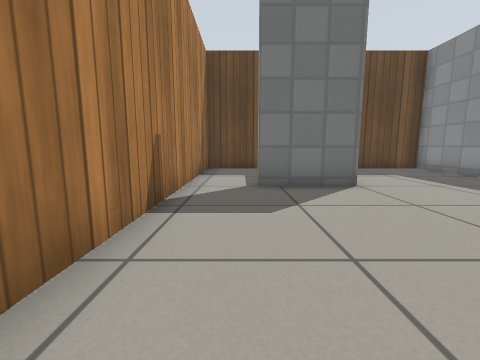
View 1 (above)

13 first-person views from a walk through a world built for the Gazebo simulator. The camera is 0.5 m above the floor, tilts 8° down and sees 90° across. The floor is counted in squares, 0.5 m on a side. Each view is taken from the middle of a square. On the plan, view 1 faces up. The plan holds only what a view shows up to about 10 squares ahead; the rest is blank. The robots in the file are not drawn. Gazebo's built-in surfaces are drawn with simple patterns.

View 2
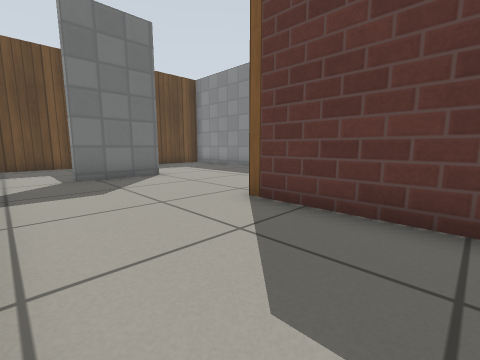

View 3
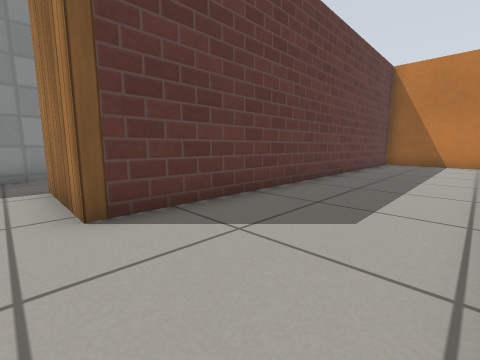

View 4
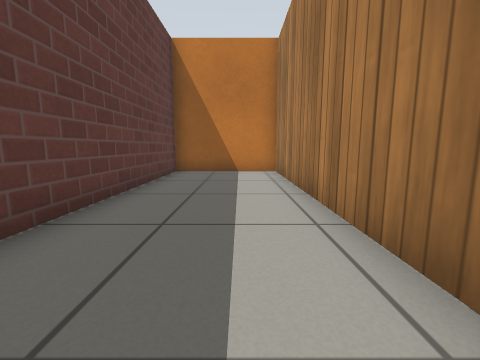

View 5
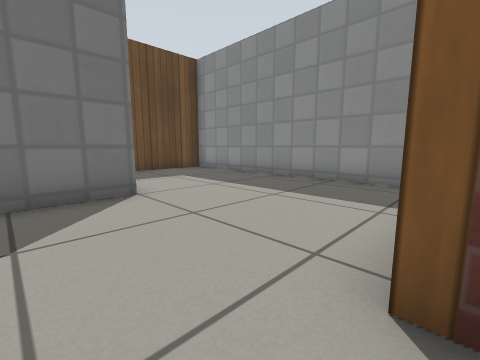

View 6
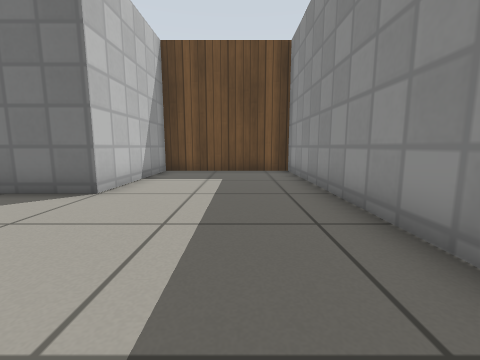

View 7
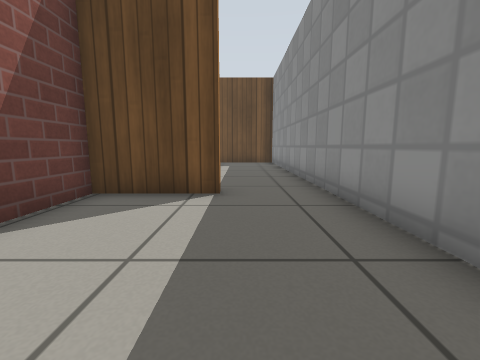

View 8
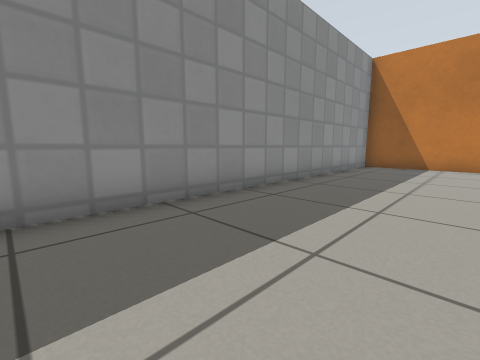

View 9
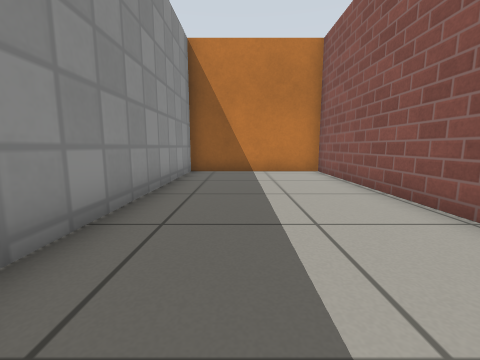

View 10
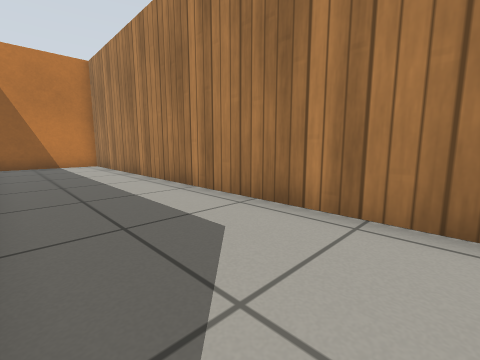

View 11
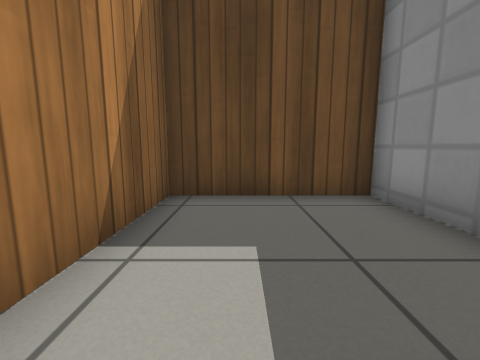

View 12
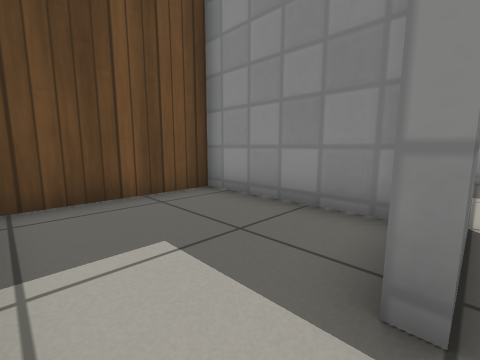

View 13
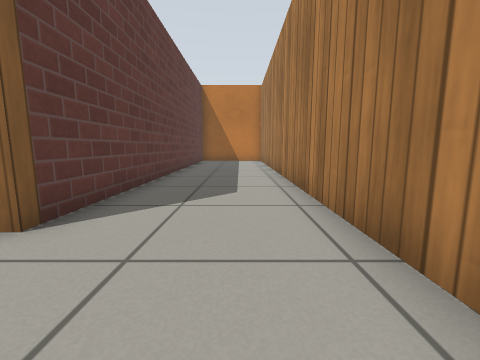

### Floor plan
Ten units are one square. View 1 is at (0, 0); x grows to the right and y downward. Boxes are objects, and circles mark ways between rooms. Rooms are numbered by the first view taken in them; rooms with no view inside come last. Other rooms are left out.
<svg viewBox="-19 -113 104 244">
<path fill="none" stroke="#000" d="M29 -60 4 -60M-14 -66 -14 126 26 126 26 -13 36 -13M29 60 29 126 80 126 80 -16M56 -10 29 -10 29 10M36 -13 56 -13M80 -16 80 -108 29 -108 29 -60M26 -67 26 -108 -14 -108 -14 -66"/>
<circle cx="30" cy="-35" r="3" fill="#2a7"/>
<circle cx="-5" cy="-60" r="3" fill="#2a7"/>
<circle cx="65" cy="-10" r="3" fill="#2a7"/>
<text x="10" y="30">1</text>
<text x="60" y="60">2</text>
<text x="50" y="-60">3</text>
<text x="0" y="-90">4</text>
</svg>
Room 1 opens to room 3. Room 1 opens to room 4. Room 2 opens to room 3.

Where each view was taken, in squares from view 1:
view 1: 0 up, 0 right, facing up
view 2: 2 down, 1 left, facing up-right
view 3: 2 up, 1 left, facing down-right
view 4: 3 down, 0 right, facing down
view 5: 1 up, 1 right, facing up-right
view 6: 1 up, 6 right, facing up
view 7: 4 down, 6 right, facing up
view 8: 0 up, 4 right, facing down-right
view 9: 3 down, 6 right, facing down
view 10: 1 up, 2 right, facing down-left
view 11: 6 up, 0 right, facing up
view 12: 6 up, 1 left, facing up-right
view 13: 4 up, 0 right, facing down
